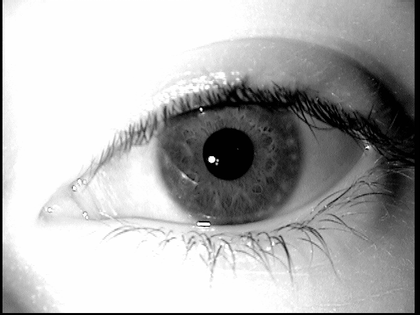
%> input picture iris_images/iris1.bmp, 420 x 315 px, shrunk from 640 x 480 before the run
$ octave Assignment5.m   (GNU Octave 9; MATLAB toolbox functions it lacks are replaced by stand-ins)
%> lines starting %> are read from the running program, lines starting %| are printed output that depends on the picture

cd 'iris_images';

iris_1 = imread("iris1.bmp");
%> iris_1 is the input picture: size 315x420 uint8; min 0, max 255, mean 175.4
iris_2 = imread("iris2.gif");
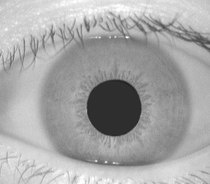
%> input picture iris_images/iris2.gif, 210 x 184 px, shrunk from 320 x 280 before the run
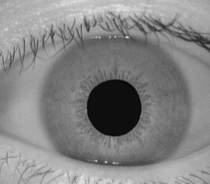
%> iris_2: size 184x210 uint8; min 0, max 221, mean 132.6
iris_3 = imread("iris3.jpg");
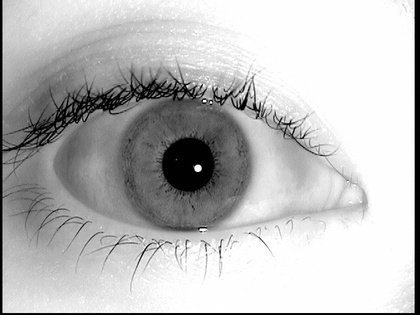
%> input picture iris_images/iris3.jpg, 420 x 315 px, shrunk from 640 x 480 before the run
%> iris_3 is the input picture: size 315x420x3 uint8; min 0, max 255, mean 188.1
iris_3 = rgb2gray(iris_3);
%> iris_3: size 315x420 uint8
iris_4 = imread("iris4.jpg");
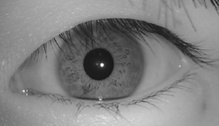
%> input picture iris_images/iris4.jpg, 219 x 126 px, shrunk from 334 x 192 before the run
%> iris_4 is the input picture: size 126x219x3 uint8; min 21, max 255, mean 130.2
iris_4 = rgb2gray(iris_4);
%> iris_4: size 126x219 uint8
iris_5 = imread("iris5.bmp");
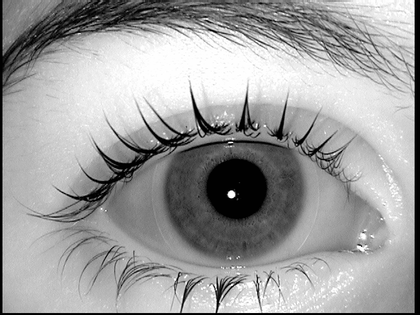
%> input picture iris_images/iris5.bmp, 420 x 315 px, shrunk from 640 x 480 before the run
%> iris_5 is the input picture: size 315x420 uint8; min 0, max 255, mean 158.1
iris_6 = imread("iris6.jpg");
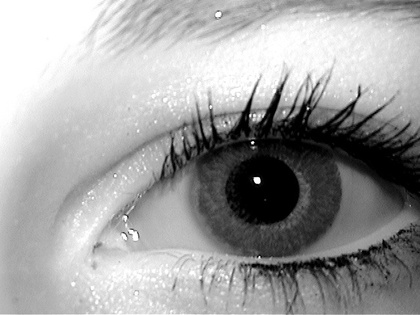
%> input picture iris_images/iris6.jpg, 420 x 315 px, shrunk from 640 x 480 before the run
%> iris_6 is the input picture: size 315x420 uint8; min 0, max 255, mean 160.1

cd '..'

imshow(iris_encoder(iris_3), []);
% [1 line not run here, left out]
function [output] = iris_encoder(image)

    original = image;

    %remove the eyelids
    figure
    imshow(image);
    title('Trace the eyelid');

    % get the polygon that attempts to remove the eyelid
%> (the run ends here)
